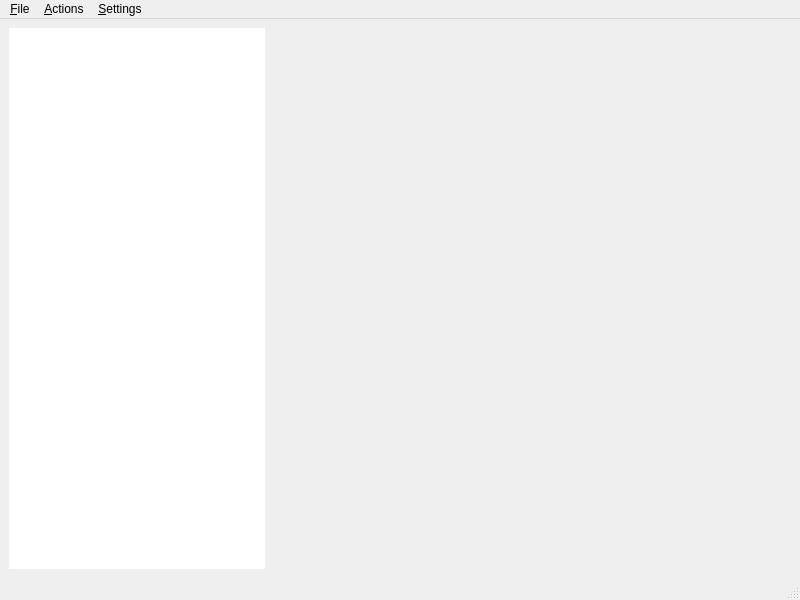
<?xml version="1.0" encoding="UTF-8"?>
<ui version="4.0">
 <class>MainWindow</class>
 <widget class="QMainWindow" name="MainWindow">
  <property name="geometry">
   <rect>
    <x>0</x>
    <y>0</y>
    <width>800</width>
    <height>600</height>
   </rect>
  </property>
  <property name="windowIcon">
   <iconset theme="document-edit-decrypt-verify">
    <normaloff/>
   </iconset>
  </property>
  <widget class="QWidget" name="centralwidget">
   <layout class="QHBoxLayout" name="horizontalLayout">
    <item>
     <widget class="SidePane" name="viewSelector">
      <property name="sizePolicy">
       <sizepolicy hsizetype="Preferred" vsizetype="Expanding">
        <horstretch>0</horstretch>
        <verstretch>0</verstretch>
       </sizepolicy>
      </property>
      <property name="frameShape">
       <enum>QFrame::NoFrame</enum>
      </property>
      <property name="frameShadow">
       <enum>QFrame::Plain</enum>
      </property>
      <property name="movement">
       <enum>QListView::Static</enum>
      </property>
      <property name="flow">
       <enum>QListView::TopToBottom</enum>
      </property>
      <property name="viewMode">
       <enum>QListView::IconMode</enum>
      </property>
     </widget>
    </item>
    <item>
     <widget class="QStackedWidget" name="stackedWidget">
      <property name="currentIndex">
       <number>0</number>
      </property>
      <widget class="ElfStructureView" name="elfStructureView"/>
      <widget class="SizeTreeMapView" name="sizeTreeMapView"/>
      <widget class="DependencyView" name="dependencyView"/>
      <widget class="TypeView" name="typeView"/>
      <widget class="LoadBenchmarkView" name="loadTimeView"/>
      <widget class="IssuesView" name="issuesView"/>
     </widget>
    </item>
   </layout>
  </widget>
  <widget class="QMenuBar" name="menubar">
   <property name="geometry">
    <rect>
     <x>0</x>
     <y>0</y>
     <width>800</width>
     <height>27</height>
    </rect>
   </property>
   <widget class="QMenu" name="menu_File">
    <property name="title">
     <string>&amp;File</string>
    </property>
    <addaction name="actionOpen"/>
    <addaction name="separator"/>
    <addaction name="actionQuit"/>
   </widget>
   <widget class="QMenu" name="menuView">
    <property name="title">
     <string>&amp;Actions</string>
    </property>
   </widget>
   <widget class="QMenu" name="menuSettings">
    <property name="title">
     <string>&amp;Settings</string>
    </property>
    <addaction name="actionReopenPreviousFile"/>
   </widget>
   <addaction name="menu_File"/>
   <addaction name="menuView"/>
   <addaction name="menuSettings"/>
  </widget>
  <widget class="QStatusBar" name="statusbar"/>
  <action name="actionOpen">
   <property name="icon">
    <iconset theme="document-open">
     <normaloff/>
    </iconset>
   </property>
   <property name="text">
    <string>&amp;Open...</string>
   </property>
   <property name="shortcut">
    <string>Ctrl+O</string>
   </property>
  </action>
  <action name="actionQuit">
   <property name="icon">
    <iconset theme="application-exit">
     <normaloff/>
    </iconset>
   </property>
   <property name="text">
    <string>&amp;Quit</string>
   </property>
   <property name="shortcut">
    <string>Ctrl+Q</string>
   </property>
  </action>
  <action name="actionReopenPreviousFile">
   <property name="checkable">
    <bool>true</bool>
   </property>
   <property name="icon">
    <iconset theme="document-open-recent">
     <normaloff/>
    </iconset>
   </property>
   <property name="text">
    <string>Reopen &amp;Previously Loaded Files</string>
   </property>
  </action>
 </widget>
 <customwidgets>
  <customwidget>
   <class>SizeTreeMapView</class>
   <extends>QWidget</extends>
   <header>views/sizetreemapview.h</header>
   <container>1</container>
  </customwidget>
  <customwidget>
   <class>DependencyView</class>
   <extends>QWidget</extends>
   <header>views/dependencyview.h</header>
   <container>1</container>
  </customwidget>
  <customwidget>
   <class>ElfStructureView</class>
   <extends>QWidget</extends>
   <header>views/elfstructureview.h</header>
   <container>1</container>
  </customwidget>
  <customwidget>
   <class>LoadBenchmarkView</class>
   <extends>QWidget</extends>
   <header>views/loadbenchmarkview.h</header>
   <container>1</container>
  </customwidget>
  <customwidget>
   <class>TypeView</class>
   <extends>QWidget</extends>
   <header>views/typeview.h</header>
   <container>1</container>
  </customwidget>
  <customwidget>
   <class>IssuesView</class>
   <extends>QWidget</extends>
   <header>views/issuesview.h</header>
   <container>1</container>
  </customwidget>
  <customwidget>
   <class>SidePane</class>
   <extends>QListView</extends>
   <header>widgets/sidepane.h</header>
  </customwidget>
 </customwidgets>
 <resources/>
 <connections/>
</ui>
